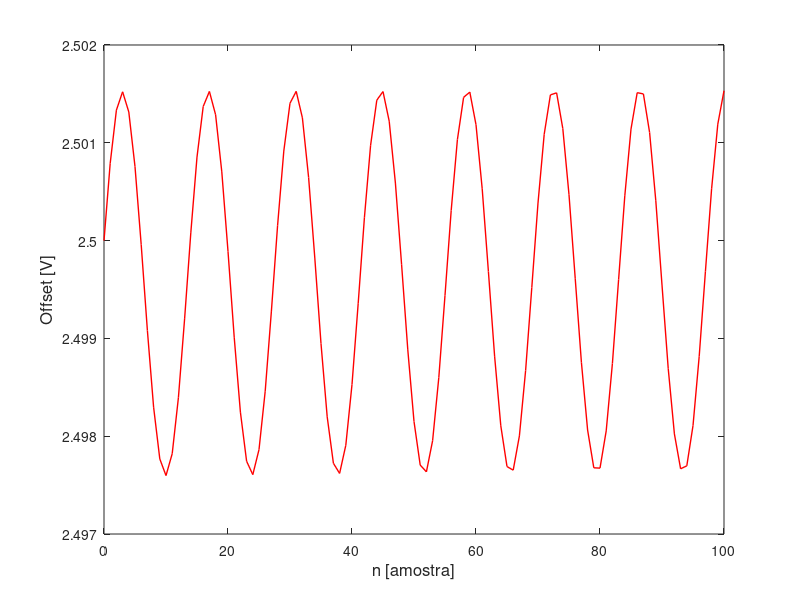

The MATLAB source for this figure:
fa = 834.93;
dt=1/fa;
freq=60;
al=1/1024;
nsamples = 100;
samples = 0:1:nsamples;
t=samples*dt;
SampleV=2.5+0.9*cos(2*pi*freq*t);
offset=zeros(1,nsamples+1);
offset(1)=2.5;

for n=2:nsamples+1
offset(n)=offset(n-1)+al*(SampleV(n)-offset(n-1));
end

plot(samples,offset,'linewidth',1,'r');
xlabel('n [amostra]','fontsize',12)
ylabel('Offset [V]','fontsize',12)